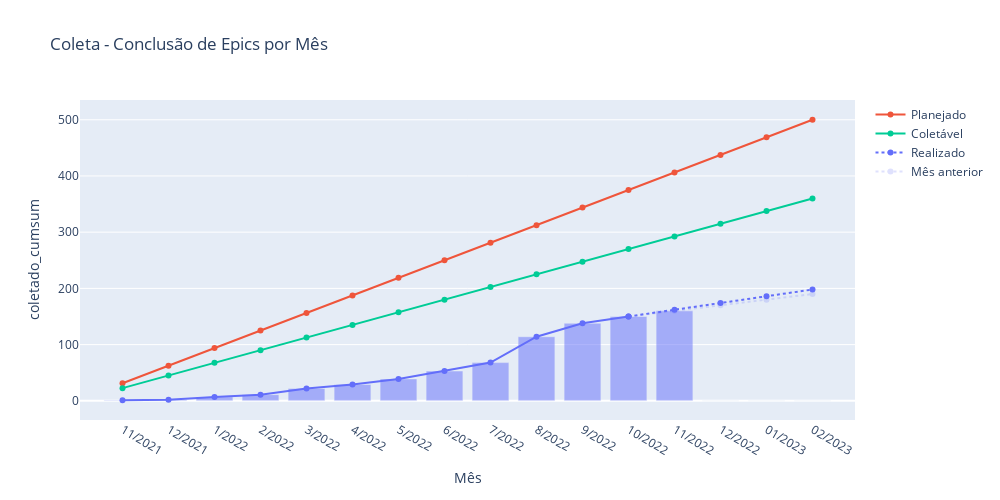

Here is the notebook cell this chart was saved with:
### Markdown cell above
## Gráfico com Previsões

### Code cell
def plot_speed_epics(df, df_week, title):      
    
    df['coletado_cumsum'] = df['Coletado'].cumsum()   
    coletado_cumsum_anterior = df['coletado_cumsum'][:-1].values.tolist()
    # df["closed_cumsum"] = df["closed"].cumsum()             
    # df["naocoletado_cumsum"] = df["Não coletável"].cumsum()  
    
    total_coletado_mes_anterior  = df['Coletado'][:-1].sum()
    coletado_por_mes_atualizado = df_week['Coletado'][-4:].sum()  
    coletado_por_mes_anterior   = df_week['Coletado'][-8:-4].sum() # df['Coletado'][-2:-1].values[0]
    print(f'Coletado no ultimo mes   : {coletado_por_mes_atualizado}')
    print(f'Coletado no penultimo mes: {coletado_por_mes_anterior}')
    # fechado_por_mes = df["closed"].mean()      
    # total_coletado  = df['Coletado'].sum()

    # Definindo os meses de interesse
    df = df.merge( pd.DataFrame(["11/2021", "12/2021"] + [f'{x}/2022' for x in range(1,13)] + 
                                ["01/2023", "02/2023"], columns=["month_year"]), how="right").fillna(0)    
    
    # Baselines
    n_templates = 15 + 5            # 15 + 5 municipios
    total_epics_by_template = 25    # estimativas baseada em 13 templates    
    media_nao_coletavel = 7         
    
    total_epics = total_epics_by_template * n_templates    
    total_months = df.shape[0]
    future_months = total_months - len(coletado_cumsum_anterior) + 1
    ideal_speed = total_epics / total_months
    
    total_coletaveis = total_epics - (media_nao_coletavel * n_templates)
    ideal_speed_discounted = total_coletaveis / total_months
    
    previsao_mes_anterior = [total_coletado_mes_anterior + (i * coletado_por_mes_anterior) for i in range(future_months)]
    previsao_atual = [total_coletado_mes_anterior + (i * coletado_por_mes_atualizado) for i in range(future_months)]
    
    # Plot
    fig =  px.bar(df, x="month_year", y='coletado_cumsum', title=title, opacity=0.5, height=500, width=1000,
                 labels={"value":"Epics concluídas (acumulado)", "month_year":"Mês", 'variable':''})

    fig.update_layout(yaxis = dict(tickmode = 'linear', tick0 = 0, dtick = 100))
    fig.add_traces([
        go.Scatter(x=df.month_year, y=[i * ideal_speed for i in range(1, total_months+1)], name="Planejado", opacity=1,
                  line=go.scatter.Line(color='#ef553b')), #color="red" ff6692 ef553b     
        go.Scatter(x=df.month_year, y=[i * ideal_speed_discounted for i in range(1, total_months+1)], name="Coletável",
                  line=go.scatter.Line(color="#00CC96")), #AB63FA
        go.Scatter(x=df.month_year, y=coletado_cumsum_anterior, name="Realizado", 
                  line=go.scatter.Line(dash='solid', color="#636efa"), opacity=1, showlegend=False), 
        go.Scatter(x=df.month_year[-future_months:], y=previsao_atual, name="Realizado", 
                  line=go.scatter.Line(dash='dot', color="#636efa"), opacity=1),
        go.Scatter(x=df.month_year[-future_months:], y=previsao_mes_anterior, name="Mês anterior",
                  line=go.scatter.Line(dash='dot', color="#636efa"), opacity=0.2),
        # go.Scatter(x=df.month_year, y=[i * velocidade_coleta for i in range(1, total_months+1)], name="Realizado",
        #           line=go.scatter.Line(color="#636efa"), opacity=1),#, text=df), #8c86ff
        # go.Scatter(x=df.month_year, y=mes_anterior, name="Mês anterior",
        #           line=go.scatter.Line(color="#636efa"), opacity=0.2),
        # go.Scatter(x=df.month_year, y=[i * velocidade_total for i in range(1, total_months+1)], name="Total Fechado",
        #           line=go.scatter.Line(color="blue"), opacity=0.1),    # Inclui todas epics fechadas
                    # dash -> ['solid', 'dot', 'dash', 'longdash', 'dashdot', 'longdashdot']
    ])
    
    return fig

#-------------------------------------------------------------------------------------
#4c72b0', '#dd8452', '#55a868', '#c44e52', '#8172b3', 
# '#937860', '#da8bc3', '#8c8c8c', '#ccb974', '#64b5cd'

count_epics_month = pd.read_csv("data/count_epics_month.csv")
count_epics_week  = pd.read_csv("data/count_epics_week.csv")
display(count_epics_month.tail(10))

# count_epics_month = count_epics_month[count_epics_month.month_year != '11/2022'] #TODO 
plot_speed_epics(count_epics_month, count_epics_week, title='Coleta - Conclusão de Epics por Mês')

### Figure 1 — Plotly figure (JSON) as saved in the notebook; plotly's stock layout.template omitted (floating-point values rounded to 4 significant figures)
{"data": [{"alignmentgroup": "True", "hovertemplate": "Mês=%{x}<br>coletado_cumsum=%{y}<extra></extra>", "legendgroup": "", "marker": {"color": "#636efa", "opacity": 0.5, "pattern": {"shape": ""}}, "name": "", "offsetgroup": "", "orientation": "v", "showlegend": false, "textposition": "auto", "type": "bar", "x": ["11/2021", "12/2021", "1/2022", "2/2022", "3/2022", "4/2022", "5/2022", "6/2022", "7/2022", "8/2022", "9/2022", "10/2022", "11/2022", "12/2022", "01/2023", "02/2023"], "xaxis": "x", "y": [1, 2, 7, 11, 22, 29, 39, 53, 68, 114, 138, 150, 160, 0, 0, 0], "yaxis": "y"}, {"line": {"color": "#ef553b"}, "name": "Planejado", "opacity": 1, "type": "scatter", "x": ["11/2021", "12/2021", "1/2022", "2/2022", "3/2022", "4/2022", "5/2022", "6/2022", "7/2022", "8/2022", "9/2022", "10/2022", "11/2022", "12/2022", "01/2023", "02/2023"], "y": [31.25, 62.5, 93.75, 125, 156.2, 187.5, 218.8, 250, 281.2, 312.5, 343.8, 375, 406.2, 437.5, 468.8, 500]}, {"line": {"color": "#00CC96"}, "name": "Coletável", "type": "scatter", "x": ["11/2021", "12/2021", "1/2022", "2/2022", "3/2022", "4/2022", "5/2022", "6/2022", "7/2022", "8/2022", "9/2022", "10/2022", "11/2022", "12/2022", "01/2023", "02/2023"], "y": [22.5, 45, 67.5, 90, 112.5, 135, 157.5, 180, 202.5, 225, 247.5, 270, 292.5, 315, 337.5, 360]}, {"line": {"color": "#636efa", "dash": "solid"}, "name": "Realizado", "opacity": 1, "showlegend": false, "type": "scatter", "x": ["11/2021", "12/2021", "1/2022", "2/2022", "3/2022", "4/2022", "5/2022", "6/2022", "7/2022", "8/2022", "9/2022", "10/2022", "11/2022", "12/2022", "01/2023", "02/2023"], "y": [1, 2, 7, 11, 22, 29, 39, 53, 68, 114, 138, 150]}, {"line": {"color": "#636efa", "dash": "dot"}, "name": "Realizado", "opacity": 1, "type": "scatter", "x": ["10/2022", "11/2022", "12/2022", "01/2023", "02/2023"], "y": [150, 162, 174, 186, 198]}, {"line": {"color": "#636efa", "dash": "dot"}, "name": "Mês anterior", "opacity": 0.2, "type": "scatter", "x": ["10/2022", "11/2022", "12/2022", "01/2023", "02/2023"], "y": [150, 160, 170, 180, 190]}], "layout": {"barmode": "relative", "height": 500, "legend": {"tracegroupgap": 0}, "title": {"text": "Coleta - Conclusão de Epics por Mês"}, "width": 1000, "xaxis": {"anchor": "y", "autorange": true, "domain": [0, 1], "range": [-0.9244, 15.92], "title": {"text": "Mês"}, "type": "category"}, "yaxis": {"anchor": "x", "autorange": true, "domain": [0, 1], "dtick": 100, "range": [-34.13, 535.1], "tick0": 0, "tickmode": "linear", "title": {"text": "coletado_cumsum"}, "type": "linear"}}}
